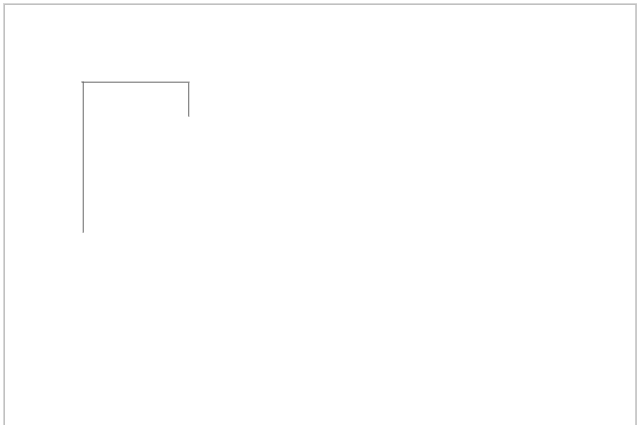
#> input picture blank-canvas.png, 640 x 425 px
$ python main.py
#> lines starting #> are read from the running program, lines starting #| are printed output that depends on the picture; after the words box and inside, x2 and y2 are one past the last pixel; in counts of white or black regions, pixels touching at a corner belong together
### utils.py
import cv2
import numpy as np
import sys

def read_from_csv(csv_f):
#> called with csv_f = 'movies-list-short.csv'
    with open(csv_f,'r') as f:
#> (reads movies-list-short.csv from the repository)
        movie_data = {}
        for line in f.readlines():
            line_split = line.strip().split(",")
            year = line_split[-1].split("|")
            keywords = line_split[-2].split("|")
            tagline = line_split[-3].split("|")
            director = line_split[-4].split("|")
            cast = line_split[-5].split("|")
            movie = line_split[0].upper()
            movie_data[movie] = [year,keywords,tagline,director,cast]
    return movie_data

def get_movie_info(movies_data):
    movies_list = list(movies_data.keys())
    movie = np.random.choice(movies_list,1)[0].upper()
    movie_info = movies_data[movie]
    return movie,movie_info

def select_hints(movie_info):
    # We will randomly select 3 types of
    # hints to display
    hints_index = list(np.random.choice(5,3,replace=False))
    hints = []
    hints_labels = ["Release Year","Keyword","Tagline","Director","Cast"]
    labels = []
    for hint_index in hints_index:
        hint = np.random.choice(movie_info[hint_index],1)[0].upper()
        hints.append(hint)
        labels.append(hints_labels[hint_index].upper())
    return hints,labels

def get_canvas(canvas_file):
#> called with canvas_file = 'blank-canvas.png'
    img = cv2.imread(canvas_file,1)
#> img is the input picture: shape (425, 640, 3); min 115, max 255, mean 254.3
    return img

# [5 lines left out: function draw_wrong, not called in this run]

def draw_hint(img,hints,labels,incorrect_attempts):
    x,y = 20,30
    if incorrect_attempts == 0:
        return img
    elif incorrect_attempts <= 1:
        index = 0
    elif incorrect_attempts <= 3:
        index = 1
    elif incorrect_attempts <= 6:
        index = 2
    cv2.putText(img,"{}".format(labels[index]),(x,y),\
            cv2.FONT_HERSHEY_SIMPLEX,0.6,\
            (255,0,255),1)
    cv2.putText(img,"{}".format(hints[index]),(x,y+30),\
            cv2.FONT_HERSHEY_SIMPLEX,0.6,\
            (255,0,255),1)
    return img

# [17 lines left out: functions draw_right, draw_lost, draw_won, not called in this run]

def draw_invalid(img):
    cv2.putText(img,"INVALID INPUT",(300,40),\
            cv2.FONT_HERSHEY_SIMPLEX,0.7,\
            (0,0,255),2)
    return img

# [23 lines left out: functions draw_reuse, draw_used_chars, not called in this run]

def get_char_coords(movie):
#> called with movie = 'HODEJEGERNE'
    x_coord = 100
    y_coord = 400

    char_ws = []
    char_hs = []

    for i in movie:
        char_width, char_height = cv2.getTextSize(i,\
                cv2.FONT_HERSHEY_SIMPLEX,1,2)[0]
        char_ws.append(char_width)
        char_hs.append(char_height)

    max_char_h = max(char_hs)
    max_char_w = max(char_ws)

    char_rects = []

    for i in range(len(char_ws)):
        rect_coord = [(x_coord,y_coord-max_char_h),\
                (x_coord+max_char_w,y_coord)]
        char_rects.append(rect_coord)
        x_coord = x_coord + max_char_w

    return char_rects

def draw_blank_rects(movie,char_rects,img):

#> called with movie = 'HODEJEGERNE'
    for i in range(len(char_rects)):
        top_left, bottom_right = char_rects[i]
        if not movie[i].isalpha() or \
                ord(movie[i]) < 65 or \
                ord(movie[i]) > 122 or \
                (ord(movie[i]) > 90 and \
                ord(movie[i]) < 97):
            cv2.putText(img,movie[i],(top_left[0],\
                    bottom_right[1]),\
                    cv2.FONT_HERSHEY_SIMPLEX,\
                    1,(0,0,255),2)
            continue
        cv2.rectangle(img,top_left,\
                bottom_right,\
                (0,0,255),thickness=1,\
                lineType = cv2.LINE_8)
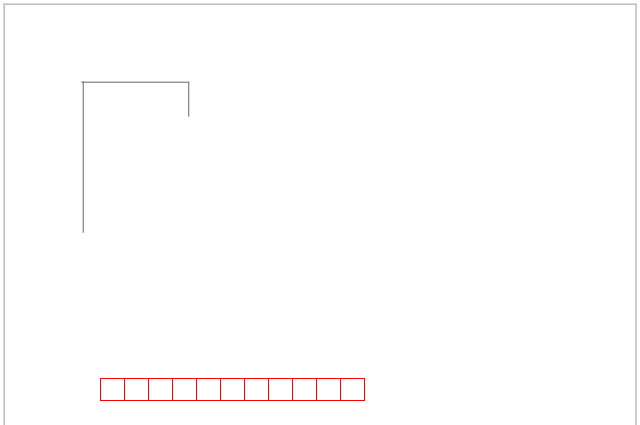
#> img: shape (425, 640, 3); 0.29% of pixels changed, all inside (x1, y1, x2, y2) = (100, 378, 365, 401)

    return img

def check_all_chars_found(movie, chars_entered):
#> called with movie = 'HODEJEGERNE'
    chars_to_be_checked = [i for i in movie if i.isalpha()]
    for i in chars_to_be_checked:
        if i not in chars_entered:
            return False
    return True

# [69 lines left out: functions draw_circle, draw_back, draw_left_hand, draw_right_hand, draw_left_leg, draw_right_leg and 3 more, not called in this run]

### main.py
import cv2
import numpy as np
from utils import *

movie_csv = "movies-list-short.csv"
canvas = "blank-canvas.png"

movies_data = read_from_csv(movie_csv)

movie, movie_info = get_movie_info(movies_data)

hints,labels = select_hints(movie_info)

img = get_canvas(canvas)

char_rects = get_char_coords(movie)

img = draw_blank_rects(movie,char_rects,img)

cv2.namedWindow("Hangman", cv2.WND_PROP_FULLSCREEN)
cv2.setWindowProperty("Hangman",cv2.WND_PROP_FULLSCREEN,cv2.WINDOW_FULLSCREEN)

cv2.imshow("Hangman",img)

chars_entered = []

incorrect_attempts = 0

img_copy = img.copy()

while 1:
    img = img_copy.copy()
    img = draw_hint(img,hints,labels,incorrect_attempts)
    if incorrect_attempts >= 6:
        img = draw_lost(img)
        break
    elif check_all_chars_found(movie, chars_entered):
        img = draw_won(img)
        break
    else:
        letter = cv2.waitKey(0) & 0xFF
#> (key Esc is pressed here)
        if letter < 65 or letter > 122 or (letter > 90 and letter < 97):
            img = draw_invalid(img)
#> in draw_invalid, `cv2.putText(img,"INVALID INPUT",(300,40),\ cv2.FONT_HERSHEY_SIMPLEX,0...`:
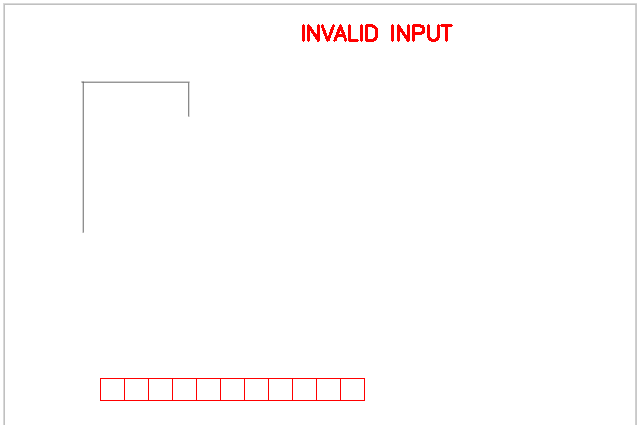
#> img: shape (425, 640, 3); 0.43% of pixels changed, all inside (x1, y1, x2, y2) = (302, 24, 453, 42)
            cv2.imshow("Hangman",img)
            continue
        else:
            letter = chr(letter).upper()
        if letter in chars_entered:
            img = draw_reuse(img)
            cv2.imshow("Hangman",img)
            continue
        else:
            chars_entered.append(letter)
            if letter in movie:
                img = draw_right(img)
                img = displayLetter(img,letter,movie,char_rects)
                img_copy = displayLetter(img_copy,letter,movie,\
                        char_rects)
            else:
                img = draw_wrong(img,incorrect_attempts)
                incorrect_attempts += 1
    img = draw_used_chars(img,chars_entered)
    img = draw_hangman(img,incorrect_attempts)
    img_copy = draw_used_chars(img_copy,chars_entered)
    img_copy = draw_hangman(img_copy,incorrect_attempts)
    cv2.imshow("Hangman",img)
    #cv2.waitKey(0)

img = revealMovie(movie,img,char_rects)
cv2.imshow("Hangman",img)
cv2.waitKey(0)

cv2.destroyAllWindows()
